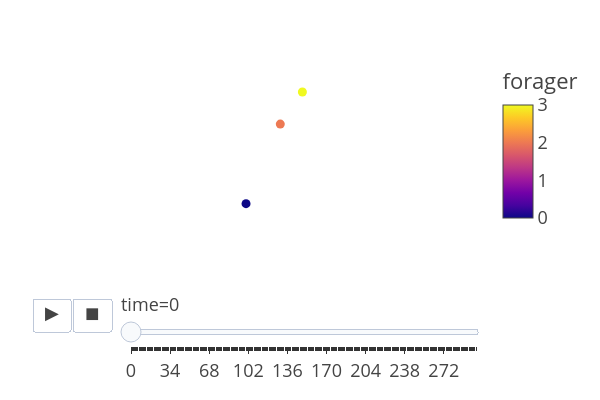

Notebook source saved alongside this figure:
### Markdown cell above
# Animations

### Code cell
ft.animate_foragers(fish_2wks_object,plot_rewards=False,width=600, height=400,point_size=6)
